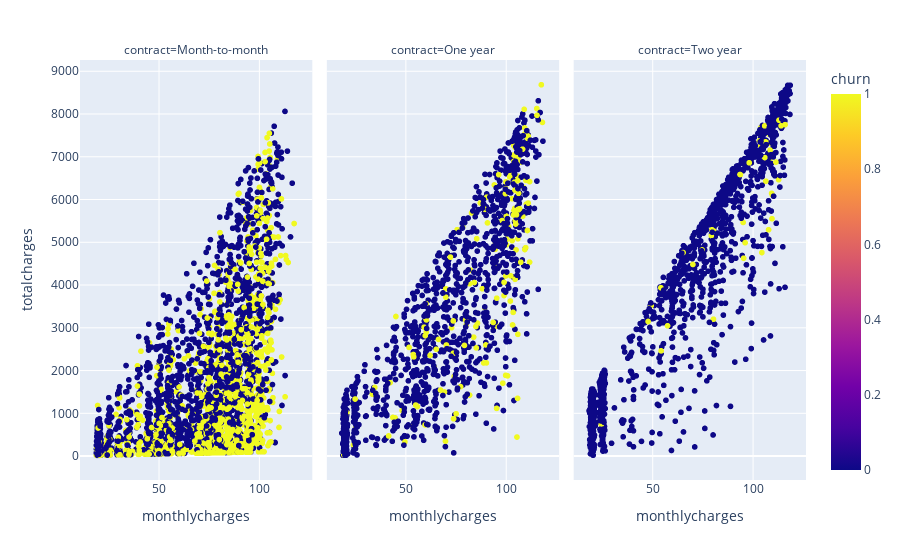

The cell this chart's notebook holds for it:
### Code cell
px.scatter(data_frame=df,x="monthlycharges",y="totalcharges",color="churn",facet_col="contract",color_discrete_sequence=px.colors.qualitative.Dark24_r)

### Figure 1 — Plotly figure (JSON) as saved in the notebook; plotly's stock layout.template omitted (floating-point values rounded to 4 significant figures; data arrays with more than 128 entries replaced by an {"elided": "..."} marker saying what was removed)
{"data": [{"hovertemplate": "contract=Month-to-month<br>monthlycharges=%{x}<br>totalcharges=%{y}<br>churn=%{marker.color}<extra></extra>", "legendgroup": "", "marker": {"color": {"elided": "3853 int values"}, "coloraxis": "coloraxis", "symbol": "circle"}, "mode": "markers", "name": "", "showlegend": false, "type": "scattergl", "x": {"elided": "3853 float values"}, "xaxis": "x", "y": {"elided": "3853 float values"}, "yaxis": "y"}, {"hovertemplate": "contract=One year<br>monthlycharges=%{x}<br>totalcharges=%{y}<br>churn=%{marker.color}<extra></extra>", "legendgroup": "", "marker": {"color": {"elided": "1473 int values"}, "coloraxis": "coloraxis", "symbol": "circle"}, "mode": "markers", "name": "", "showlegend": false, "type": "scattergl", "x": {"elided": "1473 float values"}, "xaxis": "x2", "y": {"elided": "1473 float values"}, "yaxis": "y2"}, {"hovertemplate": "contract=Two year<br>monthlycharges=%{x}<br>totalcharges=%{y}<br>churn=%{marker.color}<extra></extra>", "legendgroup": "", "marker": {"color": {"elided": "1695 int values"}, "coloraxis": "coloraxis", "symbol": "circle"}, "mode": "markers", "name": "", "showlegend": false, "type": "scattergl", "x": {"elided": "1695 float values"}, "xaxis": "x3", "y": {"elided": "1695 float values"}, "yaxis": "y3"}], "layout": {"annotations": [{"font": {}, "showarrow": false, "text": "contract=Month-to-month", "x": 0.16, "xanchor": "center", "xref": "paper", "y": 1, "yanchor": "bottom", "yref": "paper"}, {"font": {}, "showarrow": false, "text": "contract=One year", "x": 0.5, "xanchor": "center", "xref": "paper", "y": 1, "yanchor": "bottom", "yref": "paper"}, {"font": {}, "showarrow": false, "text": "contract=Two year", "x": 0.84, "xanchor": "center", "xref": "paper", "y": 1, "yanchor": "bottom", "yref": "paper"}], "coloraxis": {"colorbar": {"title": {"text": "churn"}}, "colorscale": [[0, "#0d0887"], [0.1111, "#46039f"], [0.2222, "#7201a8"], [0.3333, "#9c179e"], [0.4444, "#bd3786"], [0.5556, "#d8576b"], [0.6667, "#ed7953"], [0.7778, "#fb9f3a"], [0.8889, "#fdca26"], [1, "#f0f921"]]}, "legend": {"tracegroupgap": 0}, "margin": {"t": 60}, "xaxis": {"anchor": "y", "domain": [0, 0.32], "title": {"text": "monthlycharges"}}, "xaxis2": {"anchor": "y2", "domain": [0.34, 0.66], "matches": "x", "title": {"text": "monthlycharges"}}, "xaxis3": {"anchor": "y3", "domain": [0.68, 1.0], "matches": "x", "title": {"text": "monthlycharges"}}, "yaxis": {"anchor": "x", "domain": [0, 1], "title": {"text": "totalcharges"}}, "yaxis2": {"anchor": "x2", "domain": [0, 1], "matches": "y", "showticklabels": false}, "yaxis3": {"anchor": "x3", "domain": [0, 1], "matches": "y", "showticklabels": false}}}
